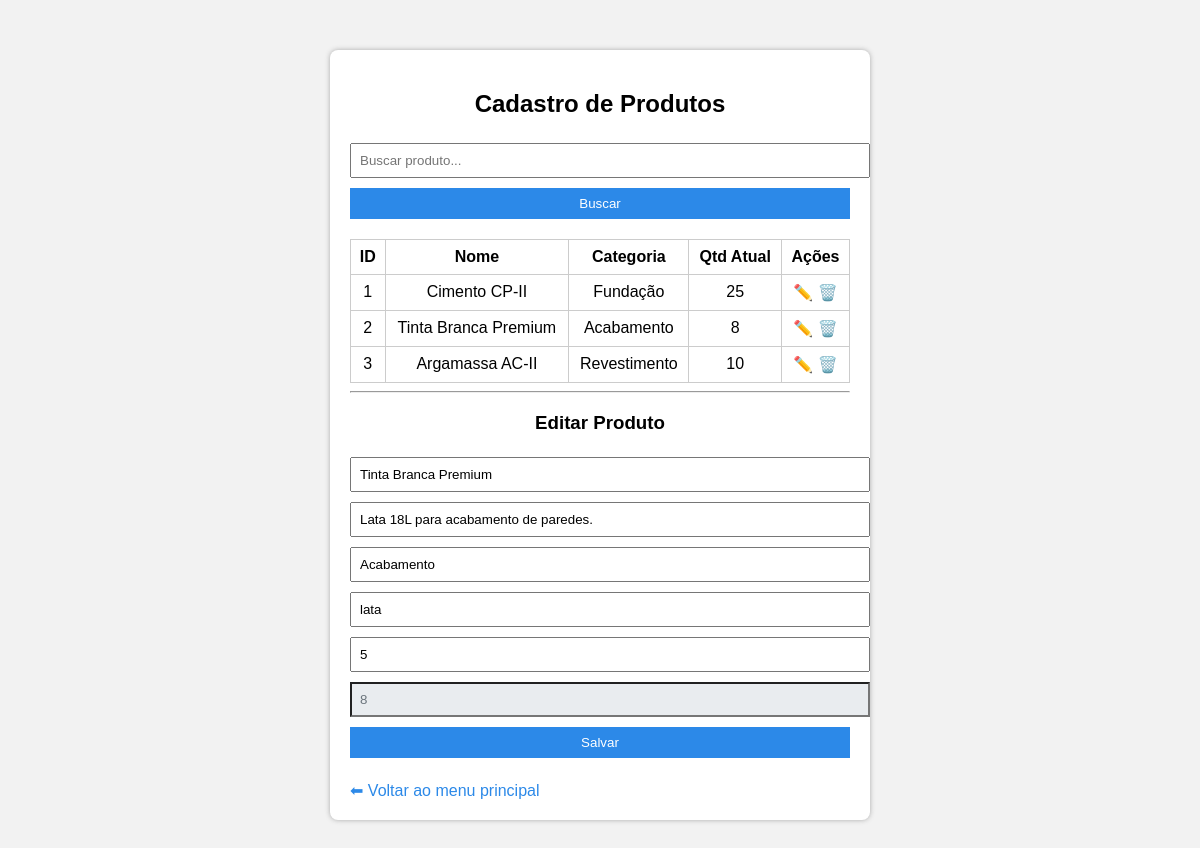
/cadastro_produto.php?editar=2 (signed in), run on the app's committed database.
### tables this page shows
CREATE TABLE produtos (
  id_produto INT AUTO_INCREMENT PRIMARY KEY,
  nome VARCHAR(100) NOT NULL,
  descricao TEXT,
  categoria VARCHAR(50),
  unidade_medida VARCHAR(20),
  quantidade_minima INT DEFAULT 0,
  quantidade_atual INT DEFAULT 0
);

### cadastro_produto.php (the view, shortened to what this page needs)
<?php
include('conexao.php');
$busca = isset($_GET['busca']) ? $_GET['busca'] : '';
$sql = "SELECT * FROM produtos WHERE nome LIKE '%$busca%'";
$result = $conn->query($sql);
$produtoEdit = [
    'id_produto' => '',
    'nome' => '',
    'descricao' => '',
    'categoria' => '',
    'unidade_medida' => '',
    'quantidade_minima' => '',
    'quantidade_atual' => ''
];
if (isset($_GET['editar'])) {
    $idEditar = $_GET['editar'];
    $query = $conn->query("SELECT * FROM produtos WHERE id_produto=$idEditar");
    if ($query->num_rows > 0) {
        $produtoEdit = $query->fetch_assoc();
    }
}
?>
<!DOCTYPE html>
<html lang="pt-br">
<head>
<link rel="stylesheet" href="style.css">
</head>
<body>
<div class="container">
<h2>Cadastro de Produtos</h2>
<form method="get" style="margin-bottom:10px;">
  <input type="text" name="busca" placeholder="Buscar produto..." value="<?= htmlspecialchars($busca) ?>">
  <button type="submit">Buscar</button>
</form>
<table border="1">
<tr><th>ID</th><th>Nome</th><th>Categoria</th><th>Qtd Atual</th><th>Ações</th></tr>
<?php if ($result->num_rows > 0): ?>
<?php while($p = $result->fetch_assoc()): ?>
<tr>
<td><?= $p['id_produto'] ?></td>
<td><?= htmlspecialchars($p['nome']) ?></td>
<td><?= htmlspecialchars($p['categoria']) ?></td>
<td><?= $p['quantidade_atual'] ?></td>
<td>
  <a href="?editar=<?= $p['id_produto'] ?>">✏️</a>
  <a href="?excluir=<?= $p['id_produto'] ?>" onclick="return confirm('Deseja realmente excluir este produto?')">🗑️</a>
</td>
</tr>
<?php endwhile; ?>
<?php else: ?>
<tr><td colspan="5">Nenhum produto encontrado.</td></tr>
<?php endif; ?>
</table>
<hr>
<h3><?= $produtoEdit['id_produto'] ? "Editar Produto" : "Adicionar Novo Produto" ?></h3>
<form method="post">
  <input type="text" name="nome" placeholder="Nome" value="<?= htmlspecialchars($produtoEdit['nome']) ?>" required><br>
  <input type="text" name="descricao" placeholder="Descrição" value="<?= htmlspecialchars($produtoEdit['descricao']) ?>"><br>
  <input type="text" name="categoria" placeholder="Categoria" value="<?= htmlspecialchars($produtoEdit['categoria']) ?>"><br>
  <input type="text" name="unidade" placeholder="Unidade (ex: saco, lata...)" value="<?= htmlspecialchars($produtoEdit['unidade_medida']) ?>"><br>
  <input type="number" name="minimo" placeholder="Qtd Mínima" value="<?= htmlspecialchars($produtoEdit['quantidade_minima']) ?>" required><br>
  <input type="number"
         name="quantidade"
         placeholder="Qtd Atual"
         value="<?= htmlspecialchars($produtoEdit['quantidade_atual']) ?>"
         <?= $produtoEdit['id_produto'] ? 'readonly' : '' ?>
         required><br>
  <button type="submit" name="salvar">Salvar</button>
</form>
<br>
<a href="index.php">⬅ Voltar ao menu principal</a>
</div>
</body>
</html>

### style.css (style rules this page uses)
body { font-family: Arial, sans-serif; background: #f2f2f2; }
.container { width: 500px; margin: 50px auto; background: #fff; padding: 20px; border-radius: 8px; box-shadow: 0 0 5px #aaa; }
h2,h3 { text-align: center; }
input,select,button { width: 100%; padding: 8px; margin: 5px 0; }
button { background: #2c89e8; color: #fff; border: none; cursor: pointer; }
table { width: 100%; border-collapse: collapse; margin-top: 15px; }
th, td { border: 1px solid #ccc; padding: 8px; text-align: center; }
a { text-decoration: none; color: #2c89e8; }

### cadastro_produto.php (style rules this page uses)
input[readonly] { background-color: #e9ecef; color: #6c757d; }

### data on the page
produtos: id_produto "1", nome "Cimento CP-II", categoria "Fundação", quantidade_atual "25"
produtos: id_produto "2", nome "Tinta Branca Premium", categoria "Acabamento", quantidade_atual "8", descricao "Lata 18L para acabamento de paredes.", unidade "lata", minimo "5", quantidade "8"
produtos: id_produto "3", nome "Argamassa AC-II", categoria "Revestimento", quantidade_atual "10"
